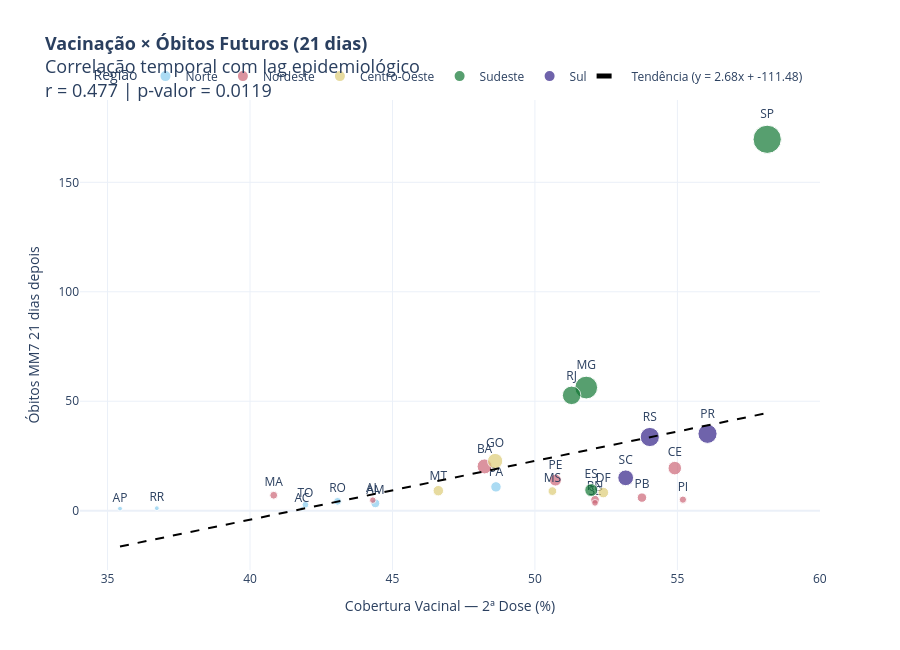

The cell this chart's notebook holds for it:
### Markdown cell above
## 8 — Scatter Temporal com Lag: Vacinação × Óbitos Fututos

### Code cell
def plot_scatter_lag_vacina_obitos(
    df,
    lag_dias=21,
    altura=650
):
    """
    Relaciona cobertura vacinal atual com óbitos futuros (lag epidemiológico),
    permitindo investigar se maior vacinação está associada
    à redução posterior da mortalidade.

    Estratégia:
    ----------
    vacinação(t)  --->  óbitos(t + lag)

    Usa:
        vaccinated_second_per_100_inhabitants
        newDeaths_mm7

    Parâmetros
    ----------
    df        : DataFrame principal
    lag_dias  : defasagem temporal entre vacinação e óbitos
    altura    : altura do gráfico
    """

    df_plot = df.copy()

    # =====================================================
    # ORDENAÇÃO TEMPORAL
    # =====================================================

    df_plot = (
        df_plot
        .sort_values(['state', 'date'])
        .reset_index(drop=True)
    )

    # =====================================================
    # CRIA ÓBITOS FUTUROS
    # =====================================================

    df_plot[f'obitos_futuros_{lag_dias}d'] = (
        df_plot
        .groupby('state')['newDeaths_mm7']
        .shift(-lag_dias)
    )

    # =====================================================
    # REMOVE VALORES INVÁLIDOS
    # =====================================================

    df_plot = df_plot[
        (df_plot['vaccinated_second_per_100_inhabitants'] > 0)
    ].dropna(
        subset=[
            'vaccinated_second_per_100_inhabitants',
            f'obitos_futuros_{lag_dias}d'
        ]
    )

    # =====================================================
    # AGREGA POR ESTADO
    # =====================================================

    df_estado = (
        df_plot
        .groupby(['state', 'region'])
        .agg({
            'vaccinated_second_per_100_inhabitants': 'mean',
            f'obitos_futuros_{lag_dias}d': 'mean',
            'totalCases': 'max'
        })
        .reset_index()
    )

    # =====================================================
    # CORRELAÇÃO
    # =====================================================

    r, p = stats.pearsonr(
        df_estado['vaccinated_second_per_100_inhabitants'],
        df_estado[f'obitos_futuros_{lag_dias}d']
    )

    # =====================================================
    # LINHA DE TENDÊNCIA
    # =====================================================

    x_vals = df_estado['vaccinated_second_per_100_inhabitants'].values
    y_vals = df_estado[f'obitos_futuros_{lag_dias}d'].values

    coef = np.polyfit(x_vals, y_vals, 1)

    x_line = np.linspace(x_vals.min(), x_vals.max(), 200)
    y_line = np.polyval(coef, x_line)

    # =====================================================
    # SCATTER
    # =====================================================

    fig = px.scatter(
        df_estado,
        x='vaccinated_second_per_100_inhabitants',
        y=f'obitos_futuros_{lag_dias}d',
        color='region',
        size='totalCases',
        text='state',
        labels={
            'vaccinated_second_per_100_inhabitants':
                'Cobertura Vacinal — 2ª Dose (%)',

            f'obitos_futuros_{lag_dias}d':
                f'Óbitos MM7 {lag_dias} dias depois',

            'region': 'Região'
        },
        title=(
            f'<b>Vacinação × Óbitos Futuros ({lag_dias} dias)</b>'
            f'<br>Correlação temporal com lag epidemiológico'
            f'<br>r = {r:.3f} | p-valor = {p:.4f}'
        ),
        template='plotly_white',
        color_discrete_sequence=px.colors.qualitative.Safe,
        height=altura
    )

    fig.update_traces(
        textposition='top center'
    )

    # =====================================================
    # RETA DE TENDÊNCIA
    # =====================================================

    fig.add_trace(
        go.Scatter(
            x=x_line,
            y=y_line,
            mode='lines',
            name=f'Tendência (y = {coef[0]:.2f}x + {coef[1]:.2f})',
            line=dict(
                color='black',
                dash='dash',
                width=2
            )
        )
    )

    # =====================================================
    # AJUSTES VISUAIS
    # =====================================================

    fig.update_layout(
        title_font_size=18,
        legend=dict(
            orientation='h',
            yanchor='bottom',
            y=1.02,
            xanchor='center',
            x=0.5
        )
    )

    fig.show()


# =========================================================
# EXECUÇÃO
# =========================================================

plot_scatter_lag_vacina_obitos(
    sub_estados,
    lag_dias=21
)

### Figure 1 — Plotly figure (JSON) as saved in the notebook; plotly's stock layout.template omitted (floating-point values rounded to 4 significant figures; data arrays with more than 128 entries replaced by an {"elided": "..."} marker saying what was removed)
{"data": [{"hovertemplate": "Região=Norte<br>Cobertura Vacinal — 2ª Dose (%)=%{x}<br>Óbitos MM7 21 dias depois=%{y}<br>totalCases=%{marker.size}<br>state=%{text}<extra></extra>", "legendgroup": "Norte", "marker": {"color": "rgb(136, 204, 238)", "size": [159627, 624918, 182696, 862190, 475429, 181401, 361001], "sizemode": "area", "sizeref": 15800.0, "symbol": "circle"}, "mode": "markers+text", "name": "Norte", "orientation": "v", "showlegend": true, "text": ["AC", "AM", "AP", "PA", "RO", "RR", "TO"], "textposition": "top center", "type": "scatter", "x": [41.82, 44.4, 35.44, 48.63, 43.07, 36.73, 41.95], "xaxis": "x", "y": [0.8898, 3.366, 0.9667, 10.88, 4.28, 1.126, 2.706], "yaxis": "y"}, {"hovertemplate": "Região=Nordeste<br>Cobertura Vacinal — 2ª Dose (%)=%{x}<br>Óbitos MM7 21 dias depois=%{y}<br>totalCases=%{marker.size}<br>state=%{text}<extra></extra>", "legendgroup": "Nordeste", "marker": {"color": "rgb(204, 102, 119)", "size": [335450, 1776884, 1442739, 488891, 701449, 1127631, 415049, 583578, 358525], "sizemode": "area", "sizeref": 15800.0, "symbol": "circle"}, "mode": "markers+text", "name": "Nordeste", "orientation": "v", "showlegend": true, "text": ["AL", "BA", "CE", "MA", "PB", "PE", "PI", "RN", "SE"], "textposition": "top center", "type": "scatter", "x": [44.31, 48.23, 54.91, 40.83, 53.76, 50.72, 55.19, 52.11, 52.11], "xaxis": "x", "y": [4.818, 20.23, 19.44, 7.056, 5.971, 13.97, 5.038, 5.02, 3.569], "yaxis": "y"}, {"hovertemplate": "Região=Centro-Oeste<br>Cobertura Vacinal — 2ª Dose (%)=%{x}<br>Óbitos MM7 21 dias depois=%{y}<br>totalCases=%{marker.size}<br>state=%{text}<extra></extra>", "legendgroup": "Centro-Oeste", "marker": {"color": "rgb(221, 204, 119)", "size": [891531, 1835853, 599285, 864290], "sizemode": "area", "sizeref": 15800.0, "symbol": "circle"}, "mode": "markers+text", "name": "Centro-Oeste", "orientation": "v", "showlegend": true, "text": ["DF", "GO", "MS", "MT"], "textposition": "top center", "type": "scatter", "x": [52.4, 48.6, 50.61, 46.61], "xaxis": "x", "y": [8.276, 22.7, 8.956, 9.134], "yaxis": "y"}, {"hovertemplate": "Região=Sudeste<br>Cobertura Vacinal — 2ª Dose (%)=%{x}<br>Óbitos MM7 21 dias depois=%{y}<br>totalCases=%{marker.size}<br>state=%{text}<extra></extra>", "legendgroup": "Sudeste", "marker": {"color": "rgb(17, 119, 51)", "size": [1314760, 4101022, 2702876, 6321788], "sizemode": "area", "sizeref": 15800.0, "symbol": "circle"}, "mode": "markers+text", "name": "Sudeste", "orientation": "v", "showlegend": true, "text": ["ES", "MG", "RJ", "SP"], "textposition": "top center", "type": "scatter", "x": [51.97, 51.8, 51.29, 58.15], "xaxis": "x", "y": [9.406, 56.25, 52.68, 169.7], "yaxis": "y"}, {"hovertemplate": "Região=Sul<br>Cobertura Vacinal — 2ª Dose (%)=%{x}<br>Óbitos MM7 21 dias depois=%{y}<br>totalCases=%{marker.size}<br>state=%{text}<extra></extra>", "legendgroup": "Sul", "marker": {"color": "rgb(51, 34, 136)", "size": [2898613, 2905566, 1963089], "sizemode": "area", "sizeref": 15800.0, "symbol": "circle"}, "mode": "markers+text", "name": "Sul", "orientation": "v", "showlegend": true, "text": ["PR", "RS", "SC"], "textposition": "top center", "type": "scatter", "x": [56.06, 54.03, 53.19], "xaxis": "x", "y": [35.11, 33.65, 15.02], "yaxis": "y"}, {"line": {"color": "black", "dash": "dash", "width": 2}, "mode": "lines", "name": "Tendência (y = 2.68x + -111.48)", "type": "scatter", "x": {"elided": "200 float values"}, "y": {"elided": "200 float values"}}], "layout": {"height": 650, "legend": {"itemsizing": "constant", "orientation": "h", "title": {"text": "Região"}, "tracegroupgap": 0, "x": 0.5, "xanchor": "center", "y": 1.02, "yanchor": "bottom"}, "title": {"font": {"size": 18}, "text": "<b>Vacinação × Óbitos Futuros (21 dias)</b><br>Correlação temporal com lag epidemiológico<br>r = 0.477 | p-valor = 0.0119"}, "xaxis": {"anchor": "y", "domain": [0, 1], "title": {"text": "Cobertura Vacinal — 2ª Dose (%)"}}, "yaxis": {"anchor": "x", "domain": [0, 1], "title": {"text": "Óbitos MM7 21 dias depois"}}}}
